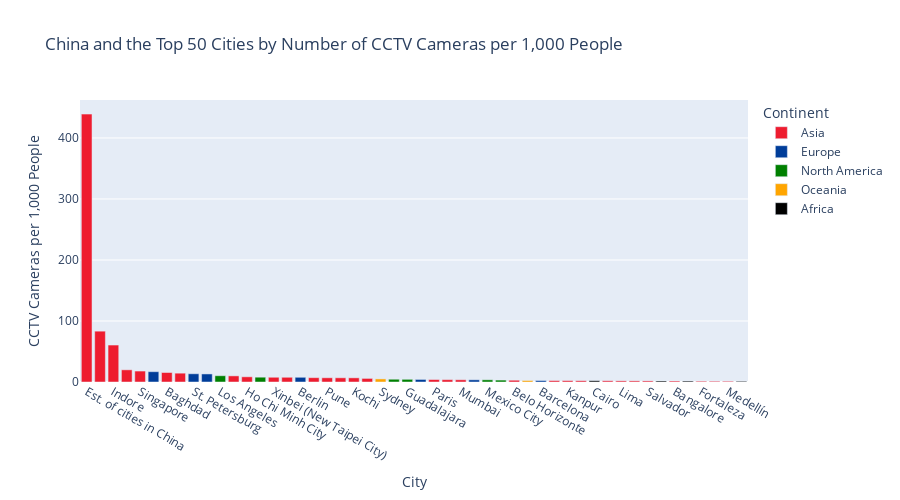

The cell this chart's notebook holds for it:
### Code cell
import numpy as np
import pandas as pd
pd.options.mode.chained_assignment = None  
import plotly.graph_objs as go
import plotly.express as px
from plotly.offline import init_notebook_mode
init_notebook_mode(connected=True)

cctv = pd.read_csv("datasets/cctv.csv")

df = cctv

asia = {'Singapore', 'Myanmar', 'Yemen', 'Thailand', 'Philippines', 'Indonesia', 'Israel', 'Iraq', 'Pakistan', 'South Korea', 'India', 'Vietnam', 'Malaysia', 'Saudi Arabia', 'Japan', 'China', 'Taiwan', 'Afghanistan', 'Hong Kong', 'Turkey', 'Bangladesh', 'Iran'}
europe = {'Spain', 'Russia', 'Italy', 'Germany', 'United Kingdom'}
north_america = {'Mexico', 'United States', 'Dominican Republic', 'Canada'}
south_america = {'Mexico', 'United States', 'Dominican Republic', 'Canada'}
africa = {'Kenya', 'Egypt', 'Ethiopia', 'Nigeria', 'Madagascar', 'Burkina Faso', 'South Africa', 'Cameroon', 'Morocco', 'Uganda', 'Sudan', 'Tanzania', 'Angola', 'Senegal'}
oceania = {'Australia'}

# Map each country to its continent
def get_continent(country):
    if country in asia:
        return 'Asia'
    elif country in europe:
        return 'Europe'
    elif country in north_america:
        return 'North America'
    elif country in south_america:
        return 'South America'
    elif country in africa:
        return 'Africa'
    elif country in oceania:
        return 'Oceania'
    else:
        return 'Asia'

df['Continent'] = df['Country'].apply(get_continent)

# Exclude cities in China
df_non_china = df[df['Country'] != 'China']

# Calculate the mean value for cities in China
china_mean = df[df['Country'] == 'China']['# of CCTV Cameras per 1,000 People'].mean()

# Create a new DataFrame for the mean value
mean_china_df = pd.DataFrame({
    'City': ['Est. of cities in China'],
    '# of CCTV Cameras per 1,000 People': [china_mean],
    'Continent': ['Asia'],
    'Country': ['China']
})

# Concatenate the two DataFrames
final_df = pd.concat([df_non_china, mean_china_df], ignore_index=True)

# Sort the DataFrame by the number of CCTV cameras per 1,000 people
final_df = final_df.sort_values(by='# of CCTV Cameras per 1,000 People', ascending=False)

# Select the top 50 values
top_50_df = final_df.head(50)

# COLORS
# Define custom colors for each continent
color_map = {
    'Asia': 'rgb(238, 28, 47)',
    'Europe': 'rgb(0, 61, 153)',
    'North America': 'green',
    'South America': 'yellow',
    'Africa': 'black',
    'Oceania': 'orange',
    'Other': 'grey'
}

# Create the bar graph
fig = px.bar(top_50_df, x='City', y='# of CCTV Cameras per 1,000 People', color='Continent',
             title='China and the Top 50 Cities by Number of CCTV Cameras per 1,000 People',
             hover_data={'Country': True}, color_discrete_map=color_map,
             labels={'# of CCTV Cameras per 1,000 People': 'CCTV Cameras per 1,000 People'})

# Customize hover label formatting
fig.update_traces(
    hovertemplate='City: %{x}<br>Country: %{customdata[0]}<br># of CCTV Cameras per 1000 people: %{y}'
)


fig.update_layout(
    height = 500,
    xaxis={'categoryorder':'total descending'}
)

fig.show()

### Figure 1 — Plotly figure (JSON) as saved in the notebook; plotly's stock layout.template omitted (floating-point values rounded to 4 significant figures)
{"data": [{"alignmentgroup": "True", "customdata": [["China"], ["India"], ["India"], ["India"], ["Singapore "], ["Iraq"], ["South Korea"], ["South Korea"], ["Vietnam"], ["Taiwan"], ["India"], ["Hong Kong"], ["India"], ["Turkey"], ["India"], ["Thailand"], ["France "], ["Colombia"], ["India"], ["Brazil"], ["India"], ["India"], ["Turkey"], ["Brazil"], ["Peru"], ["Vietnam"], ["Brazil"], ["India"], ["Brazil"], ["Brazil"], ["Colombia"]], "hovertemplate": "City: %{x}<br>Country: %{customdata[0]}<br># of CCTV Cameras per 1000 people: %{y}", "legendgroup": "Asia", "marker": {"color": "rgb(238, 28, 47)", "pattern": {"shape": ""}}, "name": "Asia", "offsetgroup": "Asia", "orientation": "v", "showlegend": true, "textposition": "auto", "type": "bar", "x": ["Est. of cities in China", "Hyderabad", "Indore", "Delhi", "Singapore", "Baghdad", "Seoul", "Busan", "Ho Chi Minh City", "Xinbei (New Taipei City)", "Chennai", "Hong Kong", "Pune", "Istanbul", "Kochi", "Bangkok", "Paris", "Bogotá", "Mumbai", "Belo Horizonte", "Lucknow", "Kanpur", "Ankara", "Rio de Janeiro", "Lima", "Hanoi", "Salvador", "Bangalore", "Fortaleza", "Porto Alegre", "Medellín"], "xaxis": "x", "y": [439.1, 83.32, 60.57, 19.96, 17.94, 15.56, 14.47, 10.03, 8.52, 7.77, 7.73, 7.09, 6.92, 6.88, 6.82, 5.89, 4.04, 3.85, 3.65, 2.91, 2.3, 2.24, 2.12, 2.01, 1.89, 1.84, 1.78, 1.58, 1.27, 1.22, 1.19], "yaxis": "y"}, {"alignmentgroup": "True", "customdata": [["Russia"], ["Russia"], ["United Kingdom"], ["Germany"], ["Spain"], ["Italy"], ["Spain"]], "hovertemplate": "City: %{x}<br>Country: %{customdata[0]}<br># of CCTV Cameras per 1000 people: %{y}", "legendgroup": "Europe", "marker": {"color": "rgb(0, 61, 153)", "pattern": {"shape": ""}}, "name": "Europe", "offsetgroup": "Europe", "orientation": "v", "showlegend": true, "textposition": "auto", "type": "bar", "x": ["Moscow", "St. Petersburg", "London", "Berlin", "Madrid", "Rome", "Barcelona"], "xaxis": "x", "y": [16.88, 13.49, 13.21, 7.72, 4.19, 3.59, 2.41], "yaxis": "y"}, {"alignmentgroup": "True", "customdata": [["United States"], ["United States"], ["Mexico"], ["Mexico"], ["Mexico"], ["Canada"]], "hovertemplate": "City: %{x}<br>Country: %{customdata[0]}<br># of CCTV Cameras per 1000 people: %{y}", "legendgroup": "North America", "marker": {"color": "green", "pattern": {"shape": ""}}, "name": "North America", "offsetgroup": "North America", "orientation": "v", "showlegend": true, "textposition": "auto", "type": "bar", "x": ["Los Angeles", "New York", "Puebla", "Guadalajara", "Mexico City", "Toronto"], "xaxis": "x", "y": [10.27, 7.88, 4.53, 4.4, 3.59, 3.13], "yaxis": "y"}, {"alignmentgroup": "True", "customdata": [["Australia"], ["Australia"]], "hovertemplate": "City: %{x}<br>Country: %{customdata[0]}<br># of CCTV Cameras per 1000 people: %{y}", "legendgroup": "Oceania", "marker": {"color": "orange", "pattern": {"shape": ""}}, "name": "Oceania", "offsetgroup": "Oceania", "orientation": "v", "showlegend": true, "textposition": "auto", "type": "bar", "x": ["Sydney", "Melbourne"], "xaxis": "x", "y": [5.06, 2.45], "yaxis": "y"}, {"alignmentgroup": "True", "customdata": [["Egypt"], ["South Africa"], ["South Africa"], ["Nigeria"]], "hovertemplate": "City: %{x}<br>Country: %{customdata[0]}<br># of CCTV Cameras per 1000 people: %{y}", "legendgroup": "Africa", "marker": {"color": "black", "pattern": {"shape": ""}}, "name": "Africa", "offsetgroup": "Africa", "orientation": "v", "showlegend": true, "textposition": "auto", "type": "bar", "x": ["Cairo", "Cape Town", "Johannesburg", "Kano"], "xaxis": "x", "y": [2.1, 1.61, 1.52, 1.15], "yaxis": "y"}], "layout": {"barmode": "relative", "height": 500, "legend": {"title": {"text": "Continent"}, "tracegroupgap": 0}, "title": {"text": "China and the Top 50 Cities by Number of CCTV Cameras per 1,000 People"}, "xaxis": {"anchor": "y", "categoryorder": "total descending", "domain": [0.0, 1.0], "title": {"text": "City"}}, "yaxis": {"anchor": "x", "domain": [0.0, 1.0], "title": {"text": "CCTV Cameras per 1,000 People"}}}}
